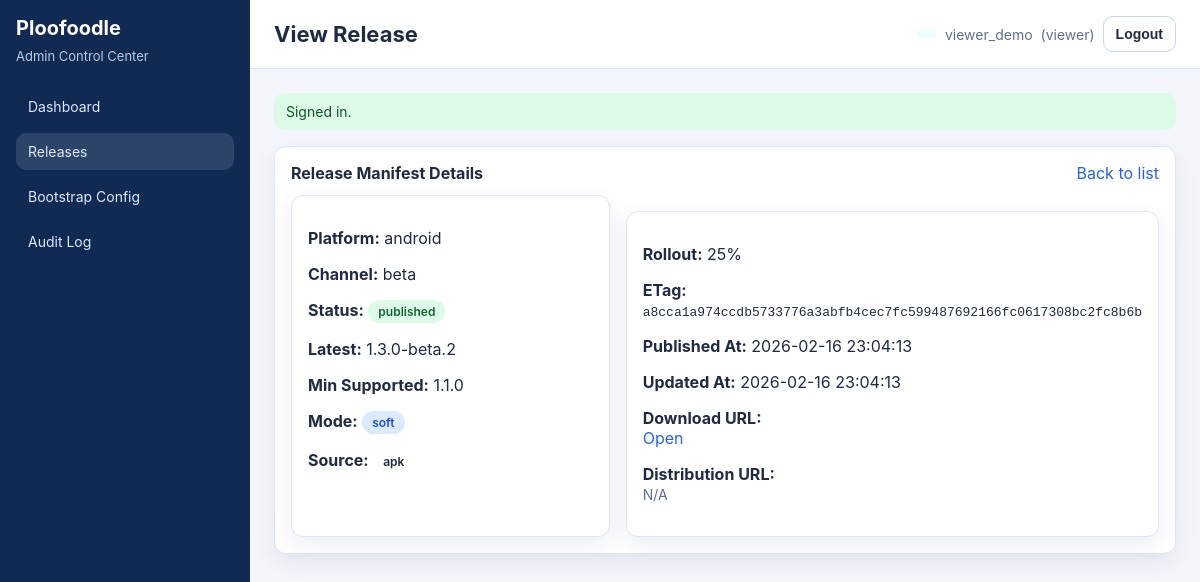
The app's page /index.php?_route=/admin/releases/view&id=4 (signed in) with its own data.
### tables this page shows
CREATE TABLE IF NOT EXISTS admin_update_manifest (
  id BIGINT UNSIGNED AUTO_INCREMENT PRIMARY KEY,
  platform VARCHAR(20) NOT NULL DEFAULT 'android',
  channel VARCHAR(30) NOT NULL DEFAULT 'stable',
  status ENUM('draft','published') NOT NULL DEFAULT 'draft',
  schema_version INT UNSIGNED NOT NULL DEFAULT 1,
  latest_version VARCHAR(32) NOT NULL,
  min_supported_version VARCHAR(32) NOT NULL,
  update_mode ENUM('soft','hard') NOT NULL DEFAULT 'soft',
  update_source ENUM('apk','play','appstore','web') NOT NULL DEFAULT 'apk',
  download_url VARCHAR(500) NOT NULL,
  distribution_url VARCHAR(500) NULL,
  release_notes_url VARCHAR(500) NULL,
  sha256 VARCHAR(128) NULL,
  rollout_percent TINYINT UNSIGNED NOT NULL DEFAULT 100,
  cache_ttl_seconds INT UNSIGNED NOT NULL DEFAULT 3600,
  etag VARCHAR(64) NOT NULL,
  updated_by BIGINT UNSIGNED NULL,
  published_at TIMESTAMP NULL DEFAULT NULL,
  created_at TIMESTAMP NOT NULL DEFAULT CURRENT_TIMESTAMP,
  updated_at TIMESTAMP NOT NULL DEFAULT CURRENT_TIMESTAMP ON UPDATE CURRENT_TIMESTAMP,
  KEY idx_aum_platform_channel_status (platform, channel, status),
  KEY idx_aum_updated_at (updated_at),
  UNIQUE KEY uq_aum_draft (platform, channel, status),
  CONSTRAINT fk_aum_updated_by FOREIGN KEY (updated_by) REFERENCES admin_users(id)
    ON DELETE SET NULL
);

### src/Controllers/BaseController.php (called while the page is built, shortened)
<?php
abstract class BaseController
{
    protected function render(string $viewFile, array $vars = []): void
    {
        $viewPath = PLOO_BASE_PATH . '/src/Views/' . $viewFile;
        extract($vars, EXTR_SKIP);
        require $viewPath;
    }
}

### src/Controllers/AdminReleaseController.php (called while the page is built, shortened)
<?php
final class AdminReleaseController extends BaseController
{
    public function view(): void
    {
        $user = (new RequireAdminAuth())->handle();
        $id = (int)($this->request->query('id', '0') ?? '0');
        $row = $id > 0 ? (new UpdateManifestRepository(Db::pdo()))->findById($id) : null;
        $this->render('admin/releases/view.php', [
            'user' => $user,
            'flash' => \ploo_take_flash(),
            'csrfToken' => \ploo_csrf_token(),
            'row' => $row,
        ]);
    }
}

### src/Core/Router.php (called while the page is built, shortened)
<?php
final class Router
{
    private array $routes = [];
    public function get(string $path, array $handler): void
    {
        $this->routes['GET'][$path] = $handler;
    }
    public function post(string $path, array $handler): void
    {
        $this->routes['POST'][$path] = $handler;
    }
    public function dispatch(): void
    {
        $request = new Request();
        $response = new Response();
        $method = $request->method();
        $path = rtrim($request->path(), '/') ?: '/';
        $handler = $this->routes[$method][$path] ?? null;
        try {
            [$class, $action] = $handler;
            $controller = new $class($request, $response);
            $controller->{$action}();
        } catch (\Throwable $e) {
            $response->json(['success' => false, 'error' => 'Internal server error'], 500);
        }
    }
}

### public/index.php (called while the page is built, shortened)
<?php
require_once __DIR__ . '/../src/bootstrap.php';
$router = new Router();
$router->get('/', [AdminDashboardController::class, 'index']);
$router->get('/admin', [AdminDashboardController::class, 'index']);
$router->get('/auth/login', [AuthController::class, 'showLogin']);
$router->post('/auth/login', [AuthController::class, 'login']);
$router->post('/auth/logout', [AuthController::class, 'logout']);
$router->get('/admin/config', [AdminConfigController::class, 'index']);
$router->post('/admin/config', [AdminConfigController::class, 'saveOrPublish']);
$router->post('/admin/config/save-draft', [AdminConfigController::class, 'saveDraft']);
$router->post('/admin/config/publish', [AdminConfigController::class, 'publish']);
$router->post('/admin/config/reset-draft', [AdminConfigController::class, 'resetDraft']);
$router->post('/admin/config/delete-draft', [AdminConfigController::class, 'deleteDraft']);
$router->get('/admin/releases', [AdminReleaseController::class, 'index']);
$router->post('/admin/releases', [AdminReleaseController::class, 'saveOrPublish']);
$router->get('/admin/releases/create', [AdminReleaseController::class, 'create']);
$router->get('/admin/releases/view', [AdminReleaseController::class, 'view']);
$router->get('/admin/releases/edit', [AdminReleaseController::class, 'edit']);
$router->post('/admin/releases/publish', [AdminReleaseController::class, 'publish']);
$router->post('/admin/releases/unpublish', [AdminReleaseController::class, 'unpublish']);
$router->post('/admin/releases/delete', [AdminReleaseController::class, 'delete']);
$router->get('/admin/audit', [AdminAuditController::class, 'index']);
$router->get('/admin/audit/view', [AdminAuditController::class, 'view']);
$router->get('/mobile/bootstrap', [MobileBootstrapController::class, 'show']);
$router->get('/mobile/update', [MobileUpdateController::class, 'show']);
$router->get('/health', [HealthController::class, 'show']);
$router->dispatch();

### src/bootstrap.php (called while the page is built, shortened)
<?php
spl_autoload_register(static function (string $class): void {
    $prefix = 'Ploofoodle\\';
    $relative = substr($class, strlen($prefix));
    $path = PLOO_BASE_PATH . '/src/' . str_replace('\\', '/', $relative) . '.php';
});
$GLOBALS['ploo_config'] = [
    'app' => require PLOO_BASE_PATH . '/config/app.php',
    'db' => require PLOO_BASE_PATH . '/config/db.php',
    'auth' => require PLOO_BASE_PATH . '/config/auth.php',
];
function ploo_config(string $group): array
{
    return $GLOBALS['ploo_config'][$group] ?? [];
}
function ploo_base_path(): string
{
    $configured = trim((string)(ploo_config('app')['base_path'] ?? ''));
    $scriptName = (string)($_SERVER['SCRIPT_NAME'] ?? '/index.php');
    $base = rtrim(str_replace('\\', '/', dirname($scriptName)), '/');
    return $base === '' ? '' : $base;
}
function ploo_route_url(string $route, array $query = []): string
{
    $query = array_merge(['_route' => $route], $query);
    return ploo_base_path() . '/index.php?' . http_build_query($query);
}

### src/Core/Request.php (called while the page is built, shortened)
<?php
final class Request
{
    public function query(string $key, ?string $default = null): ?string
    {
        $value = $_GET[$key] ?? null;
        return trim((string)$value);
    }
}

### src/Core/Db.php (called while the page is built, shortened)
<?php
final class Db
{
    private static array $config = [];
    private static ?PDO $pdo = null;
    public static function configure(array $config): void
    {
        self::$config = $config;
    }
    public static function pdo(): PDO
    {
        $host = self::$config['host'] ?? '127.0.0.1';
        $port = (int)(self::$config['port'] ?? 3306);
        $name = self::$config['name'] ?? 'up-skill';
        $user = self::$config['user'] ?? 'root';
        $pass = self::$config['pass'] ?? '';
        $charset = self::$config['charset'] ?? 'utf8mb4';
        $dsn = sprintf('mysql:host=%s;port=%d;dbname=%s;charset=%s', $host, $port, $name, $charset);
        self::$pdo = new PDO($dsn, $user, $pass, [
            PDO::ATTR_ERRMODE => PDO::ERRMODE_EXCEPTION,
            PDO::ATTR_DEFAULT_FETCH_MODE => PDO::FETCH_ASSOC,
            PDO::ATTR_EMULATE_PREPARES => false,
        ]);
        return self::$pdo;
    }
}

### src/Repositories/UpdateManifestRepository.php (called while the page is built, shortened)
<?php
final class UpdateManifestRepository
{
    public function findById(int $id): ?array
    {
        $stmt = $this->pdo->prepare('SELECT * FROM admin_update_manifest WHERE id = ? LIMIT 1');
        $stmt->execute([$id]);
        $row = $stmt->fetch();
        return is_array($row) ? $row : null;
    }
}

### src/Views/admin/releases/view.php (the view, shortened to what this page needs)
<?php
$row = $row ?? [];
?>
<section class="card">
  <div class="card-head">
    <h3>Release Manifest Details</h3>
    <a href="<?= htmlspecialchars(ploo_route_url('/admin/releases'), ENT_QUOTES, 'UTF-8') ?>">Back to list</a>
  </div>
  <?php if (empty($row)): ?>
    <p class="muted">Manifest not found.</p>
  <?php else: ?>
    <div class="grid-2">
      <div class="card">
        <p><strong>Platform:</strong> <?= htmlspecialchars((string)$row['platform'], ENT_QUOTES, 'UTF-8') ?></p>
        <p><strong>Channel:</strong> <?= htmlspecialchars((string)$row['channel'], ENT_QUOTES, 'UTF-8') ?></p>
        <p><strong>Status:</strong> <span class="badge <?= htmlspecialchars((string)$row['status'], ENT_QUOTES, 'UTF-8') ?>"><?= htmlspecialchars((string)$row['status'], ENT_QUOTES, 'UTF-8') ?></span></p>
        <p><strong>Latest:</strong> <?= htmlspecialchars((string)$row['latest_version'], ENT_QUOTES, 'UTF-8') ?></p>
        <p><strong>Min Supported:</strong> <?= htmlspecialchars((string)$row['min_supported_version'], ENT_QUOTES, 'UTF-8') ?></p>
        <p><strong>Mode:</strong> <span class="badge <?= htmlspecialchars((string)$row['update_mode'], ENT_QUOTES, 'UTF-8') ?>"><?= htmlspecialchars((string)$row['update_mode'], ENT_QUOTES, 'UTF-8') ?></span></p>
        <p><strong>Source:</strong> <span class="badge info"><?= htmlspecialchars((string)($row['update_source'] ?? 'apk'), ENT_QUOTES, 'UTF-8') ?></span></p>
      </div>
      <div class="card">
        <p><strong>Rollout:</strong> <?= (int)($row['rollout_percent'] ?? 0) ?>%</p>
        <p><strong>ETag:</strong> <code><?= htmlspecialchars((string)($row['etag'] ?? ''), ENT_QUOTES, 'UTF-8') ?></code></p>
        <p><strong>Published At:</strong> <?= htmlspecialchars((string)($row['published_at'] ?? 'N/A'), ENT_QUOTES, 'UTF-8') ?></p>
        <p><strong>Updated At:</strong> <?= htmlspecialchars((string)($row['updated_at'] ?? 'N/A'), ENT_QUOTES, 'UTF-8') ?></p>
        <p><strong>Download URL:</strong><br><a href="<?= htmlspecialchars((string)($row['download_url'] ?? ''), ENT_QUOTES, 'UTF-8') ?>" target="_blank" rel="noreferrer">Open</a></p>
        <p><strong>Distribution URL:</strong><br>
          <?php if (!empty($row['distribution_url'])): ?>
            <a href="<?= htmlspecialchars((string)$row['distribution_url'], ENT_QUOTES, 'UTF-8') ?>" target="_blank" rel="noreferrer">Open</a>
          <?php else: ?>
            <span class="muted">N/A</span>
          <?php endif; ?>
        </p>
      </div>
    </div>
  <?php endif; ?>
</section>
<?php
require PLOO_BASE_PATH . '/src/Views/layout.php';

### public/assets/admin.css (style rules this page uses)
:root { --bg: #f4f6fb; --surface: #ffffff; --surface-muted: #f8faff; --text: #1f2a44; --text-muted: #5f6f90; --primary: #2563eb; --primary-600: #1d4ed8; --danger: #dc2626; --warning: #d97706; --success: #16a34a; --border: #dfe5f2; --shadow: 0 8px 24px rgba(16, 42, 84, 0.08); --radius: 12px; --space-1: 4px; --space-2: 8px; --space-3: 12px; --space-4: 16px; --space-5: 24px; --space-6: 32px; --font: Inter, Segoe UI, Roboto, Arial, sans-serif; }
* { box-sizing: border-box; }
body { margin: 0; font-family: var(--font); background: var(--bg); color: var(--text); }
a { color: var(--primary); text-decoration: none; }
.muted { color: var(--text-muted); font-size: 14px; }
.grid-2 { display: grid; grid-template-columns: 1fr 1fr; gap: var(--space-4); }
.card { background: var(--surface); border: 1px solid var(--border); border-radius: var(--radius); box-shadow: var(--shadow); padding: var(--space-4); }
.card + .card { margin-top: var(--space-4); }
.card-head { display: flex; justify-content: space-between; align-items: center; gap: var(--space-2); margin-bottom: var(--space-3); }
.card-head h3 { margin: 0; font-size: 16px; }
.badge { display: inline-flex; align-items: center; border-radius: 999px; padding: 4px 10px; font-size: 12px; font-weight: 600; }
.badge.published { background: #dcfce7; color: #166534; }
.badge.soft { background: #dbeafe; color: #1d4ed8; }

### records on screen
admin_update_manifest: platform "android", channel "beta", status "published", latest_version "1.3.0-beta.2", min_supported_version "1.1.0", update_mode "soft", update_source "apk", rollout_percent "25", etag "a8cca1a974ccdb5733776a3abfb4cec7fc599487692166fc0617308bc2fc8b6b", published_at "2026-02-16 23:04:13", updated_at "2026-02-16 23:04:13"

### other values on screen
$pageTitle "View Release"
$u['username'] "viewer_demo"
$u['role'] "viewer"
$flash['message'] "Signed in."
